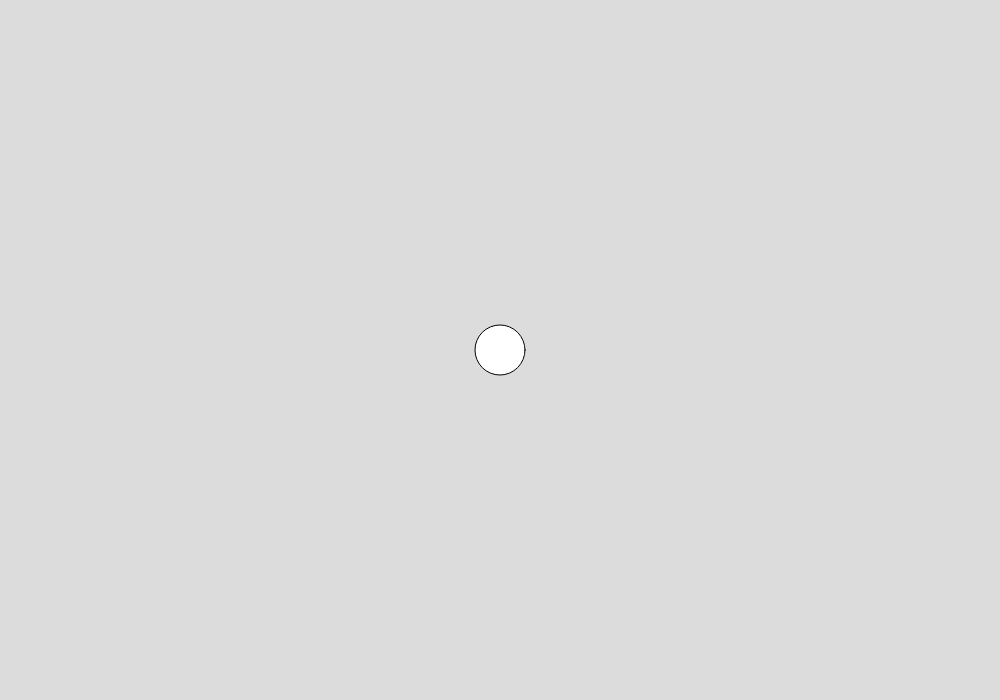
Frame 1 (no input)
Frame 60 (no input): identical to frame 1, image omitted
Frame 120 (the mouse pressed at the canvas centre since frame 60): identical to frame 1, image omitted

The p5.js sketch that drew this single still picture (run headless with seeded random() and noise() and a simulated clock; from frame 60 on, the mouse is pressed at the canvas centre):

// p5.js sketch
// ── sketch.js
let x;
let y;
let xp;
let yp;
let xspeed;
let yspeed;
let xmouse;
let ymouse;

function setup() { 
  createCanvas(1000, 700);
  x = width/2 
  y = height/2
  xspeed = 0;
  yspeed = 0;
} 

function draw() { 
  background(220);
  if (x <=0){
    x = 1000;
  }
  else if (x >=width){
    x = 0; 
  }
  if (y <= 0){ 
    y = 700;
  }
  else if (y >=height) {
    y=0
  }
  ellipse(x, y, 50, 50);
  x+=xspeed; 
  y+=yspeed;
  if(mouseIsPressed){
    xmouse=mouseX; 
    ymouse=mouseY; 
    xp=x;
    yp=y;
  }
  if (x == xmouse && y == ymouse) { 
    xspeed=0; 
    yspeed=0; 
  }
  if (xp > xmouse){ 
      xspeed=-((ymouse-yp)/(xmouse-xp));
    }
  else if (xp < xmouse){ 
      xspeed=-((ymouse-yp)/(xmouse-xp));
    }
  if (yp > ymouse){ 
    yspeed=1/((ymouse-yp)/(xmouse-xp));
  }
  else if (yp < ymouse){ 
    yspeed=1/((ymouse-yp)/(xmouse-yp));
  }
}
